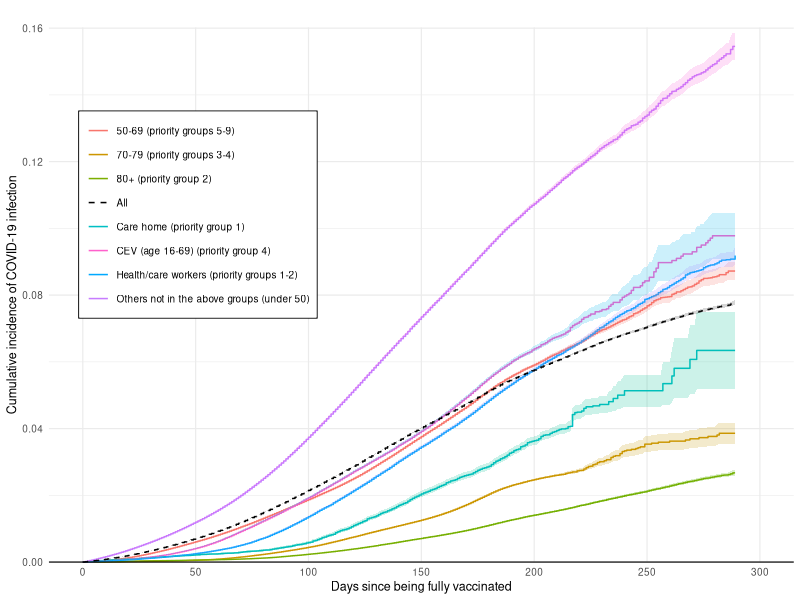
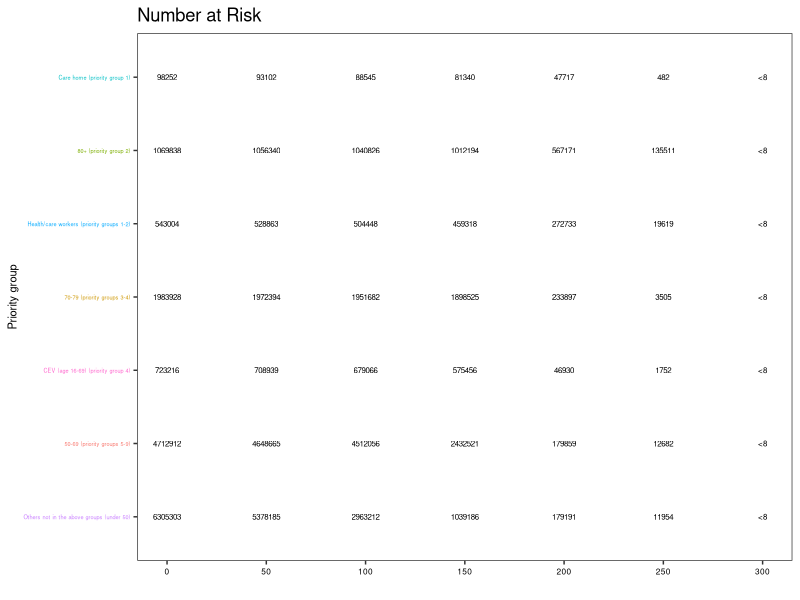

Reproduce these figures in R, in order.
######################################

# This script 
# - produces a cumulative incidence plot of follow-up-time
# - saves plot as svg

######################################


# Preliminaries ----

## Import libraries
library('tidyverse')
library('lubridate')
library('reshape2')
library('here')
library('survival')
library('survminer')
library(readr)

## Create output directory
dir.create(here::here("released_outputs", "output", "figures"), showWarnings = FALSE, recursive=TRUE)

## Import data
surv_data_all <- read_csv(here::here("released_outputs", "output", "data", "surv_data_all.csv")) %>% filter(time < 290)
surv_data_groups <- read_csv(here::here("released_outputs", "output", "data", "surv_data_groups.csv")) %>% 
  filter(time < 290) %>%
  mutate(group = ifelse(group == "Shielding (age 16-69) (priority group 4)", "CEV (age 16-69) (priority group 4)", group))
surv_data_risk_table <- read_csv(here::here("released_outputs", "output", "data", "surv_data_risk_table.csv")) %>%
  mutate(group = ifelse(group == "Shielding (age 16-69) (priority group 4)", "CEV (age 16-69) (priority group 4)", group))


## Plot
surv_plot_ci <- surv_data_groups %>%
  ggplot(aes(x = time, y = cum.in, colour = group)) +
  geom_step(size = 0.5) +
  geom_ribbon(aes(ymin = lci, ymax = uci, fill = group), alpha=0.2, colour = "transparent") +
  geom_step(data = surv_data_all, aes(x = time, y = cum.in, colour = "All"), size = 0.5, linetype = 2) +
  geom_ribbon(data = surv_data_all, aes(ymin = lci, ymax = uci), alpha=0.2, colour="transparent") +
  scale_x_continuous(breaks = seq(0,300,50)) +
  scale_y_continuous(expand = expansion(mult=c(0,0.01))) +
  coord_cartesian(xlim=c(0, 300)) +
  labs(
    x = "Days since being fully vaccinated",
    y = "Cumulative incidence of COVID-19 infection",
    colour = "Priority Group",
    title = "") +
  theme_minimal(base_size = 9) +
  theme(
    legend.position = c(0.2,0.65),
    legend.background = element_rect(colour = "white"),
    legend.box.background = element_rect(colour = "black"),
    axis.line.x = element_line(colour = "black"),
    panel.grid.minor.x = element_blank(),
    legend.title = element_blank(),
    legend.box.margin = margin(t = 1, l = 1, b = 1, r = 1))+ 
  guides(fill = "none") +
  scale_color_manual(values = c("All" = "black",
                                "Care home (priority group 1)" = "#00BFC4",
                                "80+ (priority group 2)" = "#7CAE00",
                                "Health/care workers (priority groups 1-2)" = "#00A9FF",
                                "70-79 (priority groups 3-4)" = "#CD9600",
                                "CEV (age 16-69) (priority group 4)" = "#FF61CC",
                                "50-69 (priority groups 5-9)" = "#F8766D",
                                "Others not in the above groups (under 50)" = "#C77CFF"))


surv_table <- ggplot(surv_data_risk_table %>% filter(!(time %in% c(25,75,125,175,225,275))), aes(time, group)) + 
  geom_text(aes(label = n.risk), size = 2) +
  theme_bw() + 
  theme(panel.grid.major = element_blank(),
        panel.grid.minor = element_blank(),
        strip.background = element_rect(fill= "white", size = 1),
        axis.text.x = element_text(color = "black", size = 6),
        axis.text.y = element_text(color = c("#C77CFF", "#F8766D", "#FF61CC", "#CD9600", "#00A9FF",
                                             "#7CAE00", "#00BFC4"), size = 4),
        axis.title = element_text(color = "black", size = 8),
        strip.text = element_text(color = "black", size = 3)) +
    scale_x_continuous(breaks = seq(0,300,50)) +
    scale_y_discrete(limits = c("Others not in the above groups (under 50)",
                              "50-69 (priority groups 5-9)",
                              "CEV (age 16-69) (priority group 4)",
                              "70-79 (priority groups 3-4)",
                              "Health/care workers (priority groups 1-2)",
                              "80+ (priority group 2)",
                              "Care home (priority group 1)")) +
  xlab("") + 
  ylab("Priority group") +
  ggtitle("Number at Risk")

gA <- ggplotGrob(surv_plot_ci)
gB <- ggplotGrob(surv_table)
maxWidth = grid::unit.pmax(gA$widths[2:5], gB$widths[2:5])
gA$widths[2:5] <- as.list(maxWidth)
gB$widths[2:5] <- as.list(maxWidth)
#gridExtra::grid.arrange(gA, gB, ncol=1,heights = c(4, 1))
surv_plot_table <- gridExtra::arrangeGrob(gA, gB, ncol=1,heights = c(4, 1))


## CI
surv_data_groups %>%
  filter(time == 275) %>%
  select(cum.in, group)

## Save plot
ggsave(
  here::here("released_outputs", "output", "figures", "figure1.png"),
  surv_plot_table,
  units = "cm", width = 35, height = 20
)

